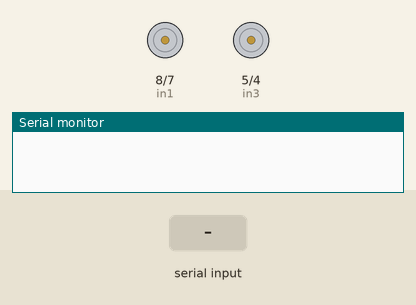
A sketch run on a simulated Arduino Uno, built with avr-gcc and run on an emulated ATmega328P. On the bench: motor-driver pin pairs drawn as motors (green arrow = first pin HIGH = forward, orange = second pin HIGH = backward, longer = more drive, scaled by the enable pin), the last lines printed to the serial monitor. Inputs (shaded band) come from the test bench.

Above: at 1.2 s.
1.3 s: "f" received over Serial
At 1.6 s:
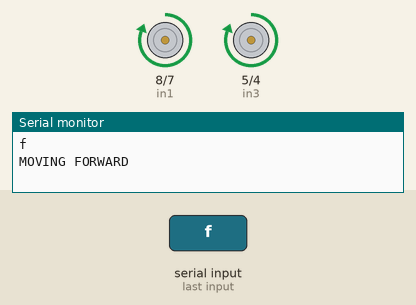
Timing chart, 0 to 4.3 s (numbered marks = the images above; inputs shaded):
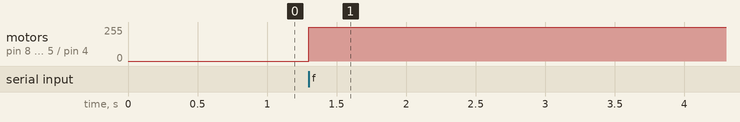

Measured:
- after the input at 1.3 s, motor on pin 8 (in1) / pin 7 (in2), motor on pin 5 (in3) / pin 4 (in4): stopped → forward 255/255 at once

The sketch:

Amphy.ino
```cpp
char state;

// Motor A connections
int enA = 9;
int in1 = 8;
int in2 = 7;
// Motor B connections
int enB = 3;
int in3 = 5;
int in4 = 4;

void setup() {
  Serial.begin(9600);
	// Set all the motor control pins to outputs
	pinMode(enA, OUTPUT);
	pinMode(enB, OUTPUT);
	pinMode(in1, OUTPUT);
	pinMode(in2, OUTPUT);
	pinMode(in3, OUTPUT);
	pinMode(in4, OUTPUT);
	// Turn off motors - Initial state
}

void loop() {

   if(Serial.available() > 0){ // Checks whether data is comming from the serial port
    state = Serial.read(); // Reads the data from the serial port
    Serial.println(state);}

 if(state=='f'){
  Serial.println("MOVING FORWARD");
  analogWrite(enA, 255);
	analogWrite(enB, 255);

	// Turn on motor A & B
	digitalWrite(in1, HIGH);
	digitalWrite(in2, LOW);
	digitalWrite(in3, HIGH);
	digitalWrite(in4, LOW);

  delay(5000);
 }
 else if(state=='s'){
  digitalWrite(in1, LOW);
	digitalWrite(in2, LOW);
	digitalWrite(in3, LOW);
	digitalWrite(in4, LOW);

  delay(5000);
 }

 else if(state=='o'){
  digitalWrite(in1, LOW);
	digitalWrite(in2, HIGH);
	digitalWrite(in3, LOW);
	digitalWrite(in4, HIGH);
 }

}
```
